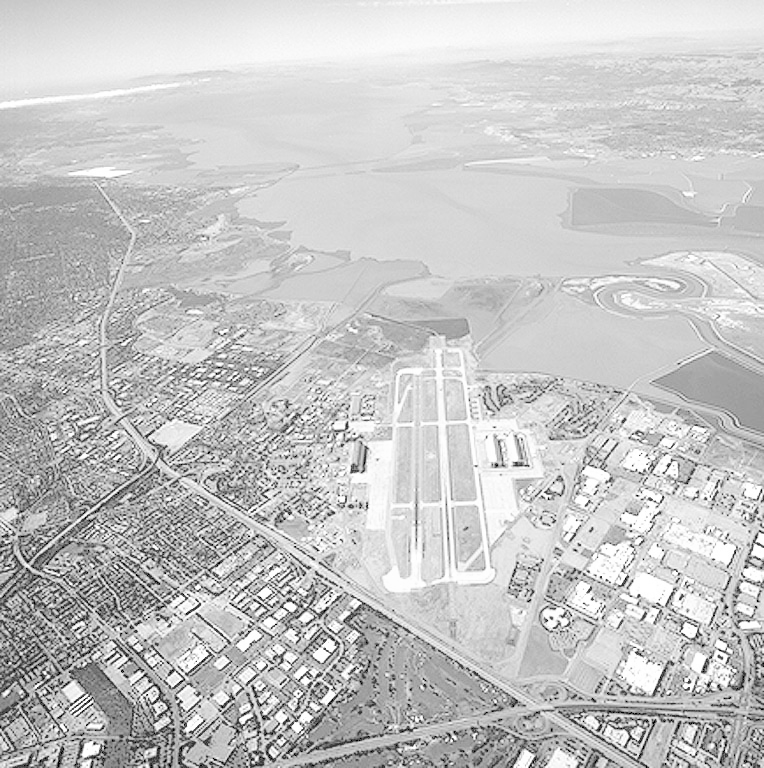
#> input picture images/aerial_view.tif, 764 x 768 px
$ jupyter execute --allow-errors notebook.ipynb   (older library calls are emulated)
#> lines starting #> are read from the running program, lines starting #| are printed output that depends on the picture
# Wprowadzenie

<p>Autorzy: Mateusz Gawłowski, Katarzyna Matuszek</p>
<p> Drugie laboratoria z kursu dotyczyły przetwarzania i filtrowania obrazów. Dokładny przebieg rozwiązywania zadań oraz wyniki przedstawione zostały w dalszej częsci dokumentu.</p>

## Przetwarzanie i filtrowanie obrazów - wprowadzenie teoretyczne

### 1. Przekształcenia punktowe
Przekształcenia punktowe to operacje wykonywane na pojedynczych pikselach obrazu, niezależnie od ich sąsiadów. Każdy piksel obrazu wyjściowego jest wynikiem przekształcenia piksela obrazu wejściowego według określonej funkcji.

- **Mnożenie przez stałą (T(r) = c * r)**: Każdy piksel obrazu jest mnożony przez stałą wartość \( c \). To przekształcenie zmienia jasność obrazu, przyciemniając go (c < 1) lub rozjaśniając (c > 1).

- **Transformacja logarytmiczna (T(r) = c * log(1 + r))**: Zwiększa dynamikę niskich wartości poziomów szarości i kompresuje wysokie wartości. Przydatna do wizualizacji obrazów o szerokim zakresie dynamiki.

- **Zmiana dynamiki skali szarości**: Wzór \( T(r) = \frac{1}{1 + (m/r)^e} \) zmienia kontrast obrazu. Parametry \( m \) i \( e \) kontrolują kształt krzywej przekształcenia, co wpływa na stopień kontrastu.

- **Korekcja gamma (s = c * r^γ)**: Przekształcenie polegające na podnoszeniu wartości piksela do potęgi \( γ \). Używana do poprawy kontrastu obrazów. Parametr \( γ \) wpływa na jasność: \( γ < 1 \) rozjaśnia, \( γ > 1 \) przyciemnia obraz.

### 2. Histogram obrazu
Histogram obrazu przedstawia rozkład częstotliwości poziomów szarości w obrazie. Analiza histogramu pozwala ocenić ogólną charakterystykę jasności i kontrastu obrazu.

- **Wyrównywanie histogramu**: Proces ten redistribuuje wartości intensywności pikseli, aby histogram obrazu stał się bardziej płaski. Poprawia kontrast, szczególnie w obrazach z niskim kontrastem.

- **Lokalne wyrównywanie histogramu**: Podobne do globalnego wyrównywania, ale operacja jest wykonywana na mniejszych, lokalnych regionach obrazu, co pozwala na lepsze dostosowanie kontrastu w różnych częściach obrazu.

### 3. Filtracja dolnoprzepustowa
Filtracja dolnoprzepustowa wygładza obraz, redukując wysokie częstotliwości, które zwykle odpowiadają za szum i ostre krawędzie.

- **Liniowy filtr uśredniający**: Każdy piksel jest zastępowany średnią wartością pikseli w jego otoczeniu. Rozmiar maski (np. 3x3) wpływa na stopień wygładzania.

- **Filtr medianowy**: Nieliniowy filtr, który zastępuje każdy piksel medianą wartości pikseli w jego otoczeniu. Jest skuteczny w usuwaniu szumu typu "sól i pieprz".

- **Filtry minimum i maksimum**: Zastępują wartość piksela odpowiednio najmniejszą lub największą wartością z jego sąsiedztwa. Filtr minimum jest używany do usuwania jasnych szumów, a filtr maksimum - ciemnych.

### 4. Filtracja górnoprzepustowa
Filtracja górnoprzepustowa podkreśla krawędzie i szczegóły obrazu, przepuszczając wysokie częstotliwości.

- **Filtr Sobela**: Używany do wykrywania krawędzi w kierunkach poziomym, pionowym i ukośnym. Operuje na macierzach różniczkowych, podkreślając miejsca o dużej zmianie intensywności.

- **Laplasjan**: Filtr drugi rzędu, który podkreśla miejsca, gdzie następuje gwałtowna zmiana intensywności (krawędzie). Jest stosowany do wyostrzania szczegółów.

- **Unsharp masking i high boost**: Techniki wyostrzania obrazu polegające na wzmocnieniu różnicy między oryginalnym obrazem a jego rozmytą wersją. High boost zwiększa kontrast jeszcze bardziej niż unsharp masking.

### 5. Poprawa jakości poprzez wieloetapowe przetwarzanie
Wieloetapowe przetwarzanie łączy różne metody przekształcania i filtrowania w celu uzyskania lepszego efektu końcowego. Na przykład można najpierw wygładzić obraz, a następnie wyostrzyć jego krawędzie, by uzyskać czysty i wyraźny efekt końcowy.

Dokument sugeruje praktyczne zastosowanie tych metod przy użyciu oprogramowania Python lub Matlab, umożliwiającego manipulację i analizę obrazów za pomocą odpowiednich skryptów.

</p>

## Biblioteki niezbędne do obróbki obrazów

<p>Aby rozpocząć pracę nad analizą sygnałów EKG, najpierw należało załadować odpowiednie biblioteki</p>

[cell 1]
import tkinter.filedialog
import cv2
import matplotlib.pyplot as plt
import numpy as np
from PIL import Image

<p>Wykorzystane biblioteki:</p>

<ol>
  <li>
    <strong>tkinter.filedialog</strong>:
    <br>
    Biblioteka tkinter.filedialog dostarcza interfejs do dialogów otwierania i zapisywania plików w bibliotece Tkinter, która jest standardowym interfejsem GUI (graficznego interfejsu użytkownika) dla języka Python. Pozwala użytkownikowi wybrać pliki z systemu plików za pomocą interaktywnych okien dialogowych.
    <br><br>
  </li>

  <li>
    <strong>cv2</strong> (OpenCV):
    <br>
    OpenCV (Open Source Computer Vision Library) to biblioteka do przetwarzania obrazów i analizy danych wizyjnych. <code>cv2</code> to interfejs Pythona dla OpenCV, który umożliwia zaawansowane operacje na obrazach, takie jak wczytywanie, przetwarzanie, analiza i manipulacje nimi, a także wiele algorytmów wizyjnych.
    <br><br>
  </li>

  <li>
    <strong>matplotlib.pyplot</strong>:
    <br>
    Matplotlib to biblioteka służąca do tworzenia wykresów i wizualizacji danych w Pythonie. <code>matplotlib.pyplot</code> to podmoduł Matplotlib, który zapewnia interfejs podobny do tego znanego z MATLABa, umożliwiający tworzenie różnego rodzaju wykresów i diagramów.
    <br><br>
  </li>

  <li>
    <strong>numpy</strong>:
    <br>
    NumPy to biblioteka do obliczeń numerycznych w Pythonie. Zapewnia wydajne obliczenia na dużych zbiorach danych numerycznych, w tym tablice wielowymiarowe (arrays) oraz wiele przydatnych funkcji do operacji na tych tablicach.
    <br><br>
  </li>

  <li>
    <strong>PIL</strong> (Python Imaging Library):
    <br>
    PIL (lub Pillow) to biblioteka do manipulacji obrazami w Pythonie. Pozwala na otwieranie, manipulowanie i zapisywanie różnych formatów obrazów, takich jak JPEG, PNG, GIF, itp. <code>Image</code> to moduł w bibliotece PIL umożliwiający manipulację obrazami, takie jak skalowanie, rotacja, konwersja formatów itp.
    <br><br>
  </li>
</ol>

# Ćwiczenie 5: Wczytywanie i wizualizacja obrazów oraz operacje na obrazach

Celem ćwiczenia było napisanie skryptu w języku Python umożliwiającego przeprowadzenie następujących operacji na badanych obrazach:

1. **Wczytywanie i wizualizacja obrazów**:
   - Program powinien umożliwiać wczytanie obrazu z pliku o podanej nazwie i wyświetlenie go w interfejsie użytkownika.

2. **Sporządzanie wykresów zmian poziomu szarości wzdłuż wybranej linii**:
   - Użytkownik powinien mieć możliwość wyboru linii poziomej lub pionowej oraz zadania jej współrzędnych.
   - Program powinien obliczyć zmiany poziomu szarości wzdłuż wybranej linii i sporządzić wykres tych zmian.

3. **Wybór podobrazu i zapis do pliku**:
   - Użytkownik powinien móc wybrać prostokątny obszar na obrazie, podając jego współrzędne.
   - Program powinien umożliwić zapisanie wybranego podobrazu do pliku o zadanej nazwie.

## Kod programu:

<p>Przedstawiony poniżej fragment kodu odpowiada za wczytanie z katalogu obrazu, na którym będą wykonywane dalsze operacje.</p>

[cell 2]
# [7 lines left out: function read_file, not called in this run]

<p>Fragment kodu odpowiedzialny za wyświetlenie obrazu z wczytanego pliku:</p>

[cell 3]
# [9 lines left out: function open_image, not called in this run]

<p>Fragment kodu odpowiedzialny za sporządzenie wykresu zmian poziomu szarości wzdłuż wybranej linii:</p>

[cell 4]
# [36 lines left out: function draw_gray_plot, not called in this run]

<p>Poniżej przedstawiono także przykładowy rezultat wywyłania powyższego kodu. Przedstawia on kolejno obraz testowy oraz wykres szarości poprowadzony względem linii poziomej na współrzędnej y=400.</p>

<p>Fragment kodu odpowiedzialny za wybór podobrazu i zapis do pliku:</p>

[cell 5]
# [37 lines left out: function snipping_area, not called in this run]

# Ćwiczenie 6: Obserwacja działania przekształceń punktowych na obrazach

## Zakres operacji:

1. **Mnożenie obrazu przez stałą:**
   - Transformacja o postaci \( T(r) = c \cdot r \), gdzie \( c \) jest stałą.
   - Przeanalizowanie efektu tego przekształcenia na obrazach: `chest_xray.tif`, `pollen-dark.tif`, `spectrum.tif`.

2. **Transformacja logarytmiczna:**
   - Transformacja o postaci \( T(r) = c \cdot \log(1 + r) \).
   - Przeanalizowanie efektu tego przekształcenia na obrazie: `spectrum.tif`.

3. **Zmiana dynamiki skali szarości (kontrastu):**
   - Transformacja o postaci \( T(r) = \frac{1}{1 + (\frac{m}{r})^e} \), gdzie \( m \) i \( e \) są ustalonymi parametrami przekształcenia (np. \( m = 0,45 \), \( e = 8 \)).
   - Przeanalizowanie efektu tej transformacji na obrazach: `chest_xray.tif`, `einstein-low-contrast.tif`, `pollen-lowcontrast.tif`.
   - Sporządzenie wykresu \( T(r) \) w celu lepszego uwidocznienia wpływu transformacji na kontrast obrazu wyjściowego.
   - Eksperymentowanie z różnymi wartościami parametrów \( m \) i \( e \).

4. **Korekcja gamma:**
   - Transformacja zdefiniowana jako \( s = c \cdot r^\gamma \), gdzie \( c > 0 \) i \( \gamma > 0 \) są stałymi we wzorze przekształcenia.
   - Przeanalizowanie efektu tego przekształcenia na obrazie: `aerial_view.tif`.

## Funkcjonalności:
Program powinien umożliwiać użytkownikowi:
   - Wczytanie wybranych obrazów z plików.
   - Zastosowanie wybranych przekształceń punktowych.
   - Wizualizację przekształconych obrazów.
   - Eksperymentowanie z różnymi parametrami przekształceń i obserwowanie ich wpływu na jakość oraz kontrast obrazu.

## Kod programu:

<p>Przedstawiony poniżej fragment kodu odpowiada za wczytanie z katalogu obrazu, na którym będą wykonywane dalsze operacje.</p>

[cell 6]
# [7 lines left out: function read_file, not called in this run]

<p>Fragment kodu odpowiedzialny za mnożenie obrazu przez stałą:</p>

[cell 7]
# [15 lines left out: function multiplication_by_constant, not called in this run]

<p>Poniżej przedstawiono rezultat wywyłania powyższego kodu. Przedstawia on kolejno oryginalny obraz - obraz  wejściowy oraz obraz wyjściowy powstały po przemnożeniu macierzy pikseli obrazu wejściowego przy użyciu wzoru (T(r) = c * r); c=2.0. Jak można zauważyć, obraz w zauważalny sposób się rozjaśnił, a co za tym idzie, uwydatniły się jego mniej zauważalne szczegóły.</p>

<p>Fragment kodu odpowiedzialny za transformację logarytmiczną:</p>

[cell 8]
# [20 lines left out: function logarithmic_transformation, not called in this run]

<p>Poniżej przedstawiono rezultat wywyłania powyższego kodu. Przedstawia on kolejno oryginalny obraz - obraz  wejściowy oraz obraz wyjściowy powstały po przemnożeniu macierzy pikseli obrazu wejściowego poprzez logarytm (T(r) = c * log(1 + r)) ze stałą c=20.0. Jak można zauważyć, po transformacji logarytmicznej uwydatniły się jego niezauważalne szczegóły.</p>

<p>Fragment kodu odpowiedzialny za zmianę dynamiki skali szarości:</p>

[cell 9]
# [26 lines left out: function dynamics_of_grayscale, not called in this run]

<p>Poniżej przedstawiono rezultat wywyłania powyższego kodu. Przedstawia on kolejno oryginalny obraz - obraz  wejściowy oraz obraz wyjściowy powstały po zastosowaniu dynamini szarości. Jak można zauważyć, za sprawą filtra, uwydatniły się jego niezauważalne szczegóły.</p>

<p>Fragment kodu odpowiedzialny za korekcję gamma:</p>

[cell 10]
# [21 lines left out: function gamma_correction, not called in this run]

<p>Poniżej przedstawiono rezultat wywyłania powyższego kodu. Przedstawia on kolejno oryginalny obraz - obraz  wejściowy oraz obraz wyjściowy powstały po zastosowaniu korekcji gamma. Jak można zauważyć, na obrazie wyjściowym w znaczący sposób poprawił się kontrast obiektów, poprzez co stały się one znacznie bardziej zauważalne.</p>

# Ćwiczenie 7: Wyrównywanie histogramu na obrazach

## Zakres operacji:

1. **Wczytywanie obrazów:**
   - Program powinien umożliwiać wczytanie obrazów z plików.

2. **Wyrównywanie histogramu:**
   - Przeprowadzenie wyrównywania histogramu na obrazach zbyt ciemnych i zbyt jasnych.
   - Zastosowanie wyrównywania histogramu w celu poprawienia jakości obrazu.

3. **Porównanie histogramów przed i po wyrównaniu:**
   - Narysowanie histogramów obrazów przed wyrównaniem, aby zidentyfikować problemy z rozkładem jasności.
   - Narysowanie histogramów obrazów po wyrównaniu, aby zobaczyć efekty wyrównywania.

## Funkcjonalności:
Program powinien umożliwiać użytkownikowi:
   - Wczytanie wybranych obrazów z plików.
   - Zastosowanie procedury wyrównywania histogramu na zbyt ciemnych i zbyt jasnych obrazach.
   - Wizualizację histogramów przed i po wyrównaniu, aby obserwować skuteczność procedury.

## Przykładowe obrazy do analizy:
   - `chest_xray.tif`
   - `pollen-dark.tif`
   - `pollen-ligt.tif`
   - `pollen-lowcontrast.tif`
   - `pout.tif`
   - `spectrum.tif`

## Kod programu:

<p>Przedstawiony poniżej fragment kodu odpowiada za wczytanie z katalogu obrazu, na którym będą wykonywane dalsze operacje.</p>

[cell 11]
def read_file():
    window = tkinter.Tk()
    window.wm_attributes('-topmost', 1)
    window.withdraw()
    file_path = tkinter.filedialog.askopenfilename()
#> the answer given: ../images/aerial_view.tif

    return file_path

<p>Fragment kodu odpowiedzialny za wyrównywanie histogramu obrazu:</p>

[cell 12]
def aligning_the_histogram(file_path):
    # Open the image from the selected file
#> called with file_path = '../images/aerial_view.tif'
    image = Image.open(file_path).convert('L')
#> image is the input picture: PIL image 764x768 L; min 0, max 255, mean 197.2
    # Load the image into an array
    arr_image = np.asarray(image)
    # Determine the size of the image
    width, height = image.size

    # Create a 256-element array filled with zeros
    image_histogram = numpy.zeros(256, dtype=int)

    # Calculate how many pixels have a given value 0-255
    for i in range(height - 1):
        for j in range(width - 1):
            image_histogram[arr_image[i, j]] += 1

    # Create an array of empirical cumulative distribution functions
    distributor = numpy.zeros(256, dtype=float)

    # Calculate the number of pixels on the screen
    number_of_pixels = width * height

    # Calculate the cumulative distribution
    sum_gray = 0.0
    for i in range(255):
        sum_gray += (image_histogram[i] / number_of_pixels)
        distributor[i] += sum_gray

    d0min = int(0)
    for i in range(255):
        if distributor[i] != 0:
            break
        else:
            d0min += 1

    # Create the LUC table
    luc_table = numpy.zeros(256, dtype=float)

    for i in range(256):
        luc_table[i] = int(((distributor[i] - distributor[d0min]) / (1 - distributor[d0min])) * (256 - 1))

    # Create an array the size of the image
    new_arr_image = numpy.full_like(arr_image, 0)

    # Algorithm for selecting pixels for the new image
    for i in range(height - 1):
        for j in range(width - 1):
            new_arr_image[i, j] = luc_table[arr_image[i, j]]

    # Create an array for the new histogram
    new_image_histogram = numpy.zeros(256, dtype=int)

    for i in range(height - 1):
        for j in range(width - 1):
            new_image_histogram[new_arr_image[i, j]] += 1

    # Create plots
    plt.figure(figsize=(15, 10))

    plt.subplot(2, 2, 1)
    plt.title('Image')
    plt.imshow(arr_image, cmap='gray', vmin=0, vmax=255)

    plt.subplot(2, 2, 2)
    plt.title("Image Histogram")
    plt.plot(image_histogram, 'b')

    plt.subplot(2, 2, 3)
    plt.title('Image after Histogram Equalization')
    plt.imshow(new_arr_image, cmap='gray', vmin=0, vmax=255)

    plt.subplot(2, 2, 4)
    plt.title("Image Histogram")
    plt.plot(new_image_histogram, 'b')

    plt.show()

<p>
Przyczyna zastosowania filtracji
Początkowy obraz jest ciemny z niskim kontrastem, co utrudnia dostrzeżenie szczegółów. Histogram tego obrazu pokazuje, że większość pikseli ma niskie wartości jasności.

Wyrównanie histogramu jest stosowane w celu poprawy kontrastu obrazu. Rozkłada ono wartości intensywności bardziej równomiernie na całym zakresie, co sprawia, że detale stają się bardziej widoczne.

#### Efekt po zastosowaniu wyrównania histogramu
1. **Zwiększony kontrast**: Histogram wyrównanego obrazu jest bardziej równomiernie rozłożony, co oznacza, że więcej wartości jasności jest reprezentowanych.
2. **Lepsza widoczność detali**: Detale, które wcześniej były słabo widoczne, są teraz bardziej wyraźne, co można zauważyć porównując oba obrazy.

Podsumowując, wyrównanie histogramu znacząco poprawia jakość obrazu poprzez uwidocznienie szczegółów i zwiększenie kontrastu. </p>

<p>Fragment kodu odpowiedzialny za uruchomienie głównej funkcji programu:</p>

[cell 13]
def main():
    file_path = read_file()

    if file_path:
        print("Running Histogram Equalization...")
        aligning_the_histogram(file_path)
    else:
        print("No file selected")

#> (the rest of this cell did not finish here and is left out)

# Ćwiczenie 8: Sprawdzenie działania lokalnych kontekstowych transformacji poziomu jasności

## Zakres operacji:

1. **Lokalne wyrównywanie histogramu:**
   - Przeprowadzenie lokalnego wyrównywania histogramu na obrazie `hidden-symbols.tif`.
   - Eksperymentowanie z różnymi rozmiarami masek, aby zobaczyć, jak wpływają one na efekt wyrównywania.

2. **Poprawa jakości oparta na lokalnych statystykach:**
   - Zastosowanie technik poprawy jakości obrazu opartych na lokalnych statystykach do obrazu `hidden-symbols.tif`.
   - Przeprowadzanie eksperymentów z różnymi rozmiarami masek, aby ocenić ich wpływ na poprawę jakości obrazu.

## Funkcjonalności:
Program powinien umożliwiać użytkownikowi:
   - Wczytanie obrazu `hidden-symbols.tif`.
   - Zastosowanie lokalnego wyrównywania histogramu przy użyciu różnych rozmiarów masek.
   - Zastosowanie metod poprawy jakości opartych na lokalnych statystykach przy użyciu różnych rozmiarów masek.
   - Wizualizację wyników, aby porównać efekty różnych rozmiarów masek i technik poprawy jakości obrazu.

## Kod programu:

<p>Przedstawiony poniżej fragment kodu odpowiada za wczytanie z katalogu obrazu, na którym będą wykonywane dalsze operacje.</p>

[cell 14]
def read_file():
    import tkinter.filedialog
    import tkinter as tk

    window = tk.Tk()
    window.wm_attributes('-topmost', 1)
    window.withdraw()
    file_path = tkinter.filedialog.askopenfilename()
#> the answer given: ../images/bonescan.tif

    return file_path

<p>Fragment kodu odpowiedzialny za lokalne wyrównywanie histogramu obrazu:</p>

[cell 15]
def local_histogram_equalization(arr_image):
    # Local histogram equalization
    clahe = cv2.createCLAHE(clipLimit=2.0, tileGridSize=(8, 8))
    equalized_image = clahe.apply(arr_image)

    plt.figure(figsize=(12, 6))

    plt.subplot(1, 2, 1)
    plt.imshow(arr_image, cmap='gray')
    plt.title('Original Image')

    plt.subplot(1, 2, 2)
    plt.imshow(equalized_image, cmap='gray')
    plt.title('Local Histogram Equalization')

    plt.show()

<p>Przyczyna zastosowania filtracji
Początkowy obraz zawiera kilka ciemnych obszarów z niskim kontrastem, co utrudnia dostrzeżenie szczegółów. Celem jest poprawa widoczności tych szczegółów poprzez lokalne wyrównanie histogramu.

Lokalne wyrównanie histogramu (CLAHE - Contrast Limited Adaptive Histogram Equalization) ma na celu poprawę kontrastu w małych fragmentach obrazu, co pozwala na uwidocznienie detali, które mogłyby zostać pominięte przy globalnym wyrównaniu histogramu.

Efekt po zastosowaniu lokalnego wyrównania histogramu
1. **Zwiększony kontrast lokalny**: Wyrównany obraz ma lepszy kontrast w małych regionach, co sprawia, że detale w tych regionach stają się bardziej widoczne.
2. **Lepsza widoczność detali**: Obiekty i struktury, które były wcześniej mało widoczne, są teraz lepiej uwidocznione.

Na załączonym obrazie widać dwa obrazy:
- **Obraz oryginalny** (po lewej stronie) jest ciemny z niskim kontrastem.
- **Obraz po lokalnym wyrównaniu histogramu** (po prawej stronie) ma bardziej równomiernie rozłożone wartości jasności, co skutkuje lepszą widocznością szczegółów.

W skrócie, lokalne wyrównanie histogramu znacząco poprawia jakość obrazu poprzez uwidocznienie szczegółów i zwiększenie kontrastu w lokalnych obszarach, co jest szczególnie korzystne w przypadku obrazów o dużych różnicach jasności w różnych regionach. </p>

<p>Fragment kodu odpowiedzialny za poprawę jakości obrazu opartą na lokalnych statystykach:</p>

[cell 16]
# [17 lines left out: function local_statistics_based_enhancement, not called in this run]

<p>Początkowy obraz zawiera kilka ciemnych obszarów z niskim kontrastem, co utrudnia dostrzeżenie szczegółów. Celem jest poprawa widoczności tych szczegółów poprzez lokalne wyrównanie histogramu.

Poprawa jakości obrazu oparta na lokalnych statysykach ma na celu poprawę kontrastu w małych fragmentach obrazu, co pozwala na uwidocznienie detali, które mogłyby zostać pominięte przy globalnym wyrównaniu histogramu.

Efekt po zastosowaniu filtra opartego o lokalne statystyki
1. **Zwiększony kontrast lokalny**: Wyrównany obraz ma lepszy kontrast w małych regionach, co sprawia, że detale w tych regionach stają się bardziej widoczne.
2. **Lepsza widoczność detali**: Obiekty i struktury, które były wcześniej mało widoczne, są teraz lepiej uwidocznione.

Na załączonym obrazie widać dwa obrazy:
- **Obraz oryginalny** (po lewej stronie) jest ciemny z niskim kontrastem.
- **Obraz po lokalnym wyrównaniu histogramu** (po prawej stronie) ma bardziej równomiernie rozłożone wartości jasności, co skutkuje lepszą widocznością szczegółów.

Podsumowując, lokalne wyrównanie histogramu znacząco poprawia jakość obrazu poprzez uwidocznienie szczegółów i zwiększenie kontrastu w lokalnych obszarach, co jest szczególnie korzystne w przypadku obrazów o dużych różnicach jasności w różnych regionach.</p>

<p>Fragment kodu odpowiedzialny za uruchomienie głównej funkcji programu:</p>

[cell 17]
def main():
    file_path = read_file()

    if file_path:
        image = cv2.imread(file_path, cv2.IMREAD_GRAYSCALE)
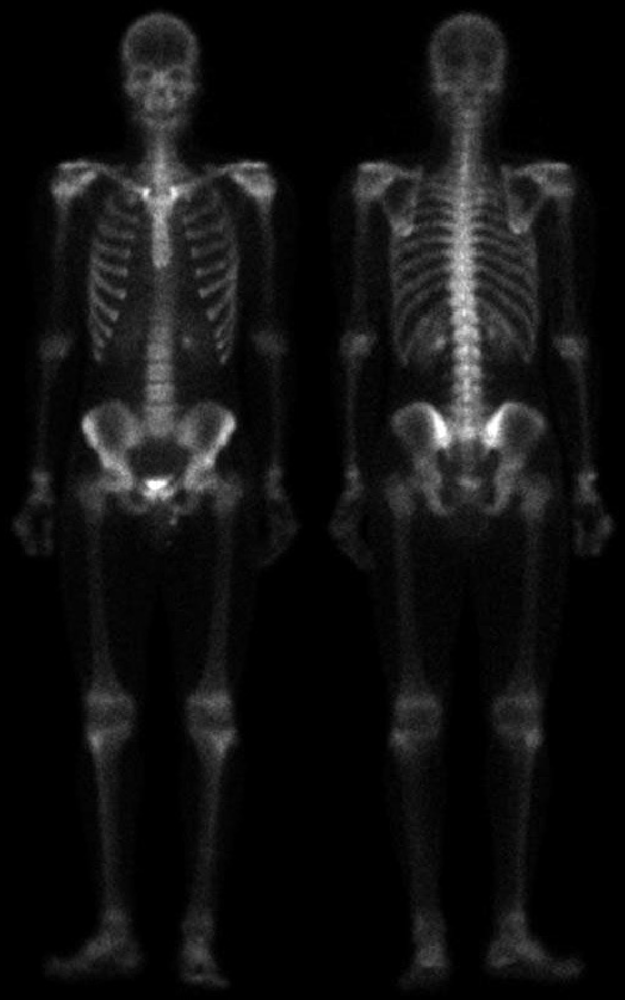
#> input picture images/bonescan.tif, 625 x 1000 px, shrunk from 1026 x 1641 before the run
#> image is the input picture: shape (1000, 625); min 0, max 255, mean 17.1

        print("Choose an option:")
        print("[1] Local Histogram Equalization")
        print("[2] Local Statistics-Based Enhancement")

        choice = int(input("Your choice: "))
#> the answer given: 1

        if choice == 1:
            local_histogram_equalization(image)
#> in local_histogram_equalization, `equalized_image = clahe.apply(arr_image)`:
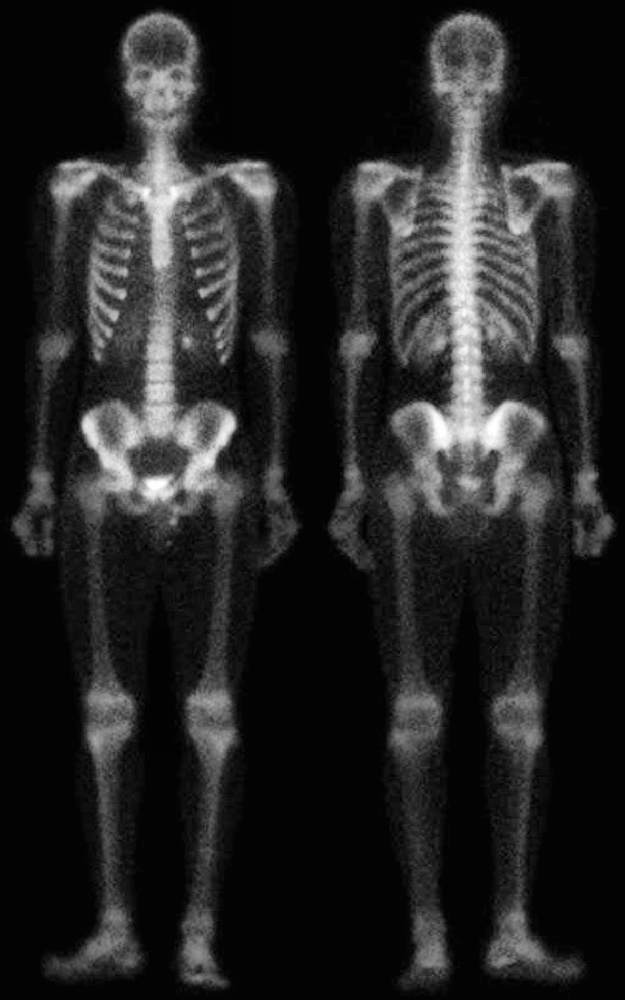
#> equalized_image: shape (1000, 625); min 1, max 255, mean 36.7
#> (the rest of the program and of its run is left out)
